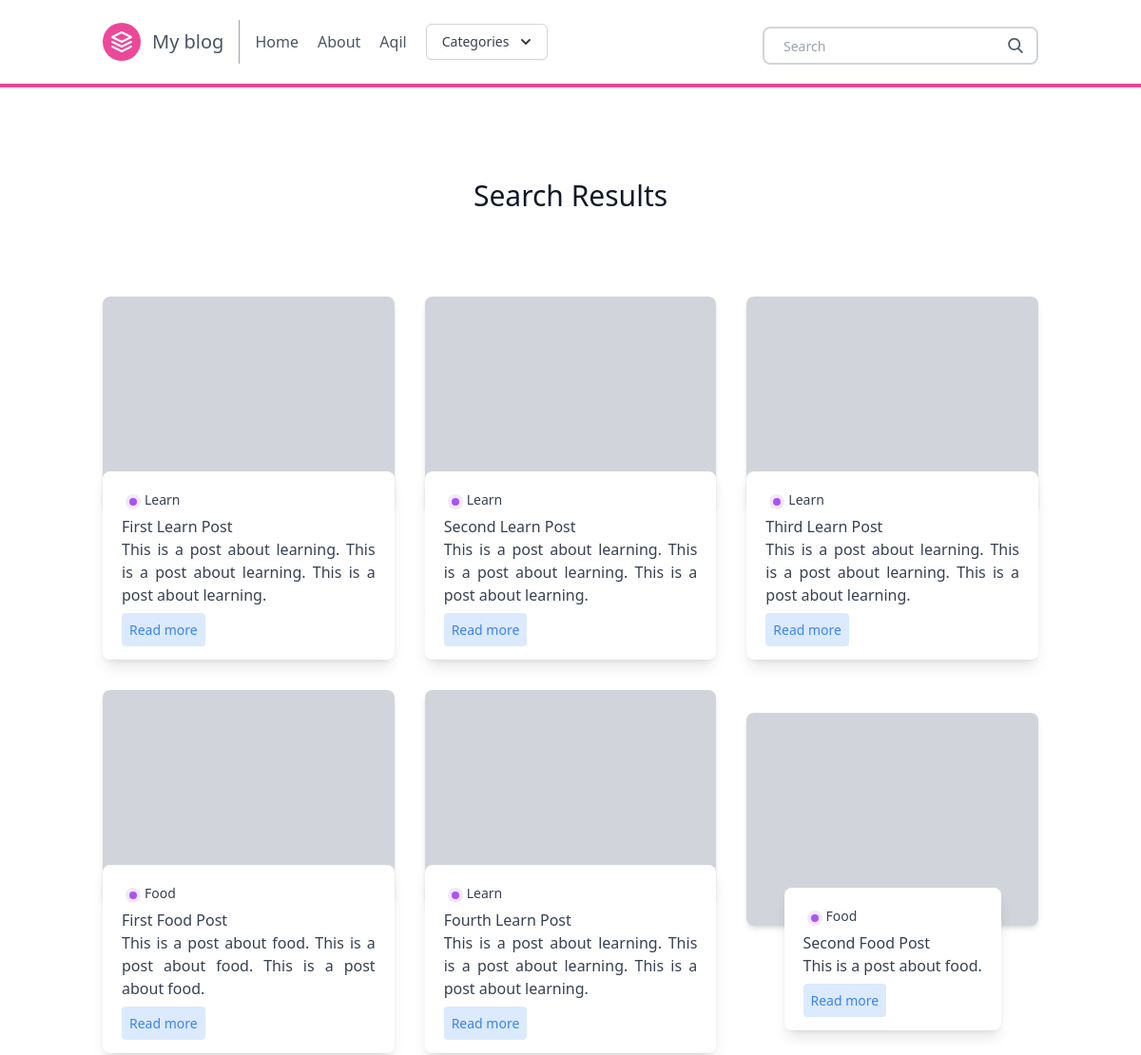
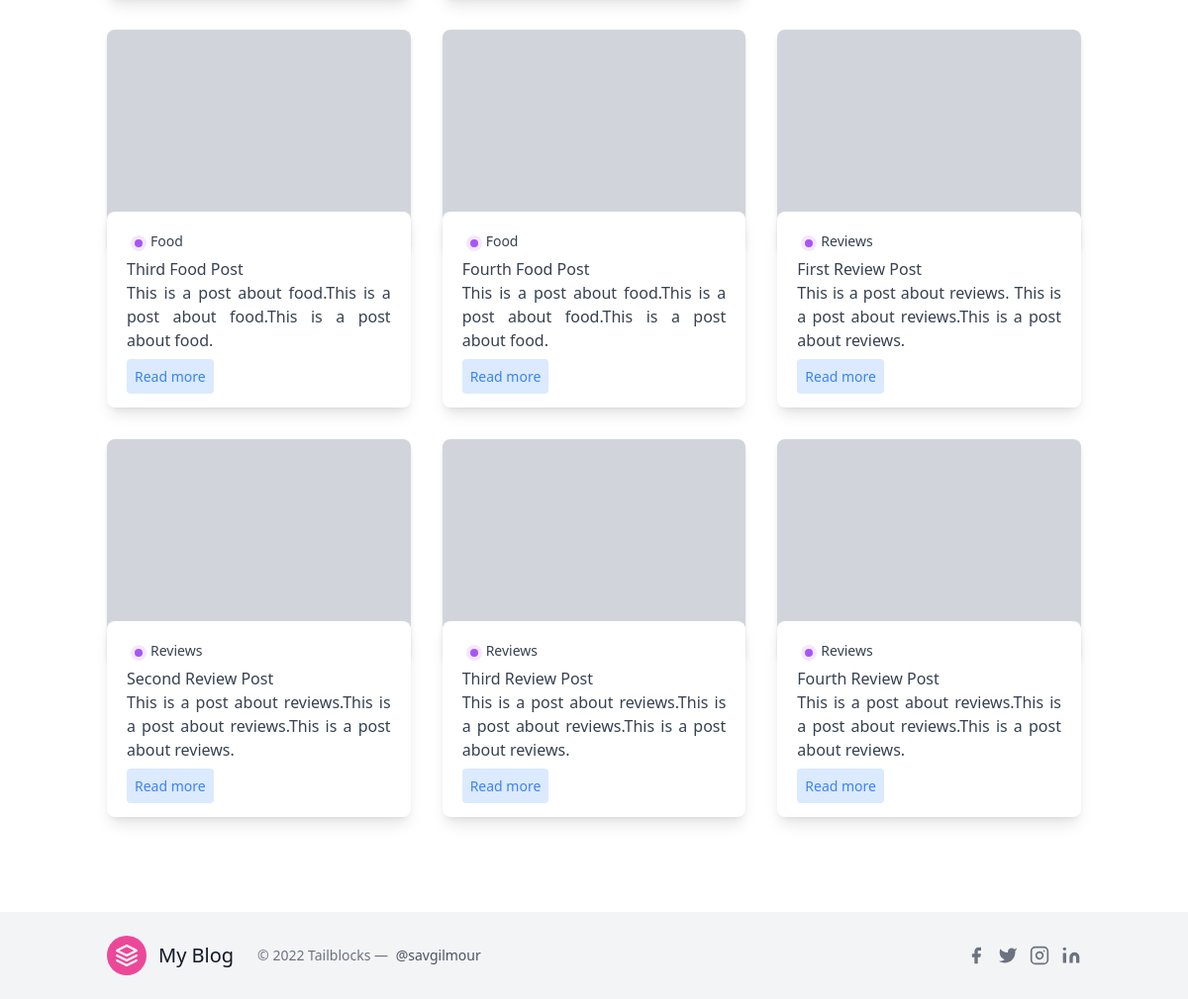
The app's page /search/ with its own data (2 pictures, top to bottom).
### posts/models.py (models this page shows, shortened)
class Post(models.Model):
    title = models.CharField(max_length=100)
    slug = models.SlugField()
    overview = models.TextField()
    timestamp = models.DateTimeField(auto_now_add=True)
    content = models.TextField()
    author = models.ForeignKey(Author, on_delete=models.CASCADE)
    thumbnail = models.ImageField()
    categories = models.ManyToManyField(Category)
    featured = models.BooleanField()

class Category(models.Model):
    title = models.CharField(max_length=20)
    subtitle = models.CharField(max_length=20)
    slug = models.SlugField()
    thumbnail = models.ImageField()

### posts/views.py (the view)
# urls.py: path('search/', search, name = 'search'),
def search(request):
    queryset = Post.objects.all()
    query = request.GET.get('q')
    if query:
        queryset = queryset.filter(
            Q(title__icontains=query) |
            Q(overview__icontains=query)
        ).distinct()
    context = {
        'object_list': queryset
    }
    return render(request, 'search_bar.html', context)

### posts/templatetags/markdown_extras.py (called while the page is built)
@register.simple_tag
def get_categories():
    return Category.objects.all()[0:3]

### templates/search_bar.html
{% extends 'base.html' %}
{% block content %}
<section class="blog text-gray-700 body-font">
    <div class="container px-5 py-24 mx-auto">
      <div class="flex flex-wrap w-full mb-20 flex-col items-center text-center">
        <h1 class="sm:text-3xl text-2xl font-medium title-font mb-2 text-gray-900">
          Search Results</h1>
      </div>
      <div class="flex flex-wrap sm:-m-4 -mx-4 -mb-10 -mt-4">
        {% for obj in object_list %}
        <div class="p-4 md:w-1/3 md:mb-0 mb-6 flex flex-col justify-center items-center max-w-sm mx-auto">
          <div class="bg-gray-300 h-56 w-full rounded-lg shadow-md bg-cover bg-center" style="background-image: url(https://images.unsplash.com/photo-1521185496955-15097b20c5fe?ixlib=rb-1.2.1&ixid=eyJhcHBfaWQiOjEyMDd9&auto=format&fit=crop&w=1951&q=80"></div>
          <div class=" w-70 bg-white -mt-10 shadow-lg rounded-lg overflow-hidden p-5">
            <div class="header-content inline-flex ">
              <div class="category-badge flex-1  h-4 w-4 m rounded-full m-1 bg-purple-100">
                <div class="h-2 w-2 rounded-full m-1 bg-purple-500 " ></div>
              </div>
              {% for category in obj.categories.all %}
              <div class="category-title flex-1 text-sm">
                {{ category.title }}
              </div>
              {% endfor %}
            </div>
              <div class="title-post font-medium">
              {{ obj.title }}
              </div>
              <div class="summary-post text-base text-justify">
                {{ obj.overview }}
              </div>
              <div class="mt-3">
              <a href="{% url 'post' obj.slug %}" class="bg-blue-100 text-blue-500 rounded p-2 text-sm ">
                Read more
              </a>
            </div>
          </div>
        </div>
        {% endfor %}
      </div>
    </div>
</section>
{% endblock %}

### records on screen
Post: title "First Learn Post", overview "This is a post about learning. This is a post about learning. This is a post about learning."
Category: title "Learn"
Post: title "Second Learn Post", overview "This is a post about learning. This is a post about learning. This is a post about learning."
Post: title "Third Learn Post", overview "This is a post about learning. This is a post about learning. This is a post about learning."
Post: title "First Food Post", overview "This is a post about food. This is a post about food. This is a post about food."
Category: title "Food"
Post: title "Fourth Learn Post", overview "This is a post about learning. This is a post about learning. This is a post about learning."
Post: title "Second Food Post", overview "This is a post about food."
Post: title "Third Food Post", overview "This is a post about food.This is a post about food.This is a post about food."
Post: title "Fourth Food Post", overview "This is a post about food.This is a post about food.This is a post about food."
Post: title "First Review Post", overview "This is a post about reviews. This is a post about reviews.This is a post about reviews."
Category: title "Reviews"
Post: title "Second Review Post", overview "This is a post about reviews.This is a post about reviews.This is a post about reviews."
Post: title "Third Review Post", overview "This is a post about reviews.This is a post about reviews.This is a post about reviews."
Post: title "Fourth Review Post", overview "This is a post about reviews.This is a post about reviews.This is a post about reviews."
